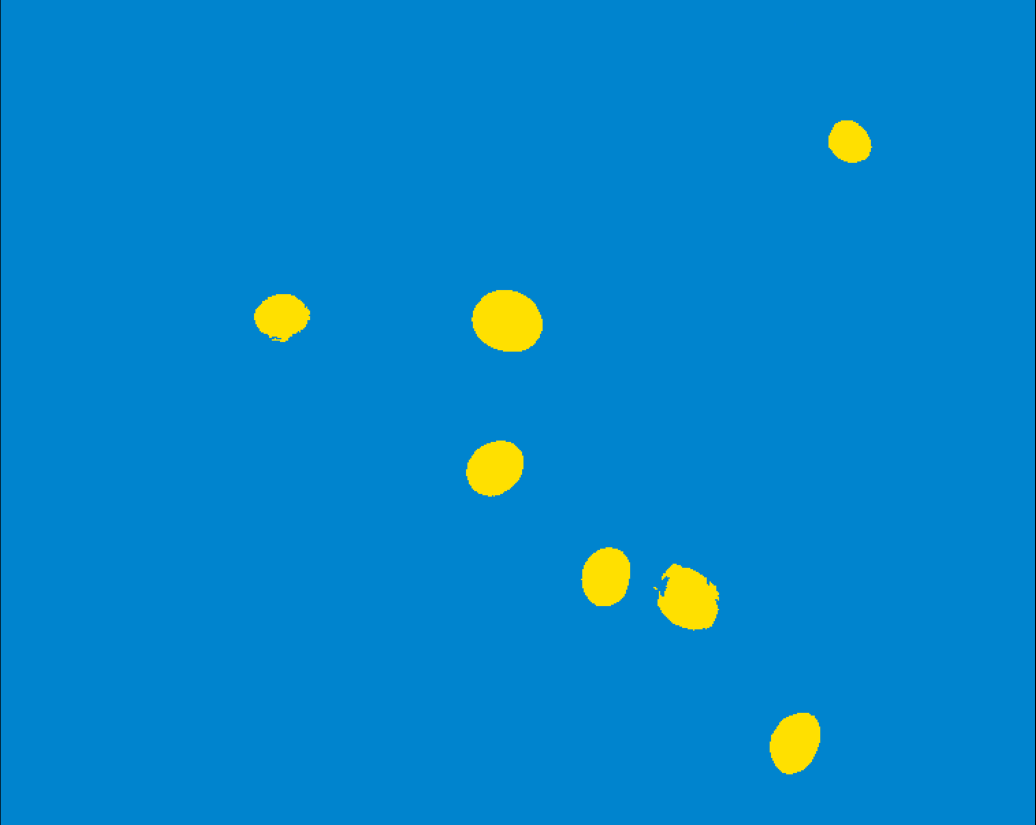
#> input picture H 4 B 40x FIXED.png, 3107 x 2475 px, given in place of H 7 A 40x.tif, which was not available (shown at 1/3 size)
$ python lab2_261_pipeline1.py   (older library calls are emulated)
#> lines starting #> are read from the running program, lines starting #| are printed output that depends on the picture; after the words box and inside, x2 and y2 are one past the last pixel; in counts of white or black regions, pixels touching at a corner belong together; pictures that were not available may be replaced by others from this repository, and a replacement may not be noted
import cv2
import numpy as np
from matplotlib import pyplot as plt
from skimage.feature import peak_local_max
from skimage.morphology import watershed
from scipy import ndimage
import argparse
import imutils


def general_testing():
   #get blue image
   #"./Desktop/COLLEGE/JUNIOR YEAR/02-261/lab2/LiveDead_imgs/MFGTMP_210413160001_A01f02d0.PNG"
   img_name = "./LiveDead_imgs/MFGTMP_210413160001_A01f02d0.PNG"
   img = cv2.imread(img_name, cv2.IMREAD_GRAYSCALE)
   img = img[:850,:]
   print(img.shape)

   #cv2.resize(img, (100,100))
   #cv2.imshow("image", img)
   #cv2.waitKey(0) # waits until a key is pressed
   #cv2.destroyAllWindows() # destroys the window showing image

   #global thresholding
   ret1, th1 = cv2.threshold(img, 127, 255, cv2.THRESH_BINARY)
   #ret2, th2 = cv2.threshold(img, 100, 255, cv2.THRESH_BINARY)
   #ret3, th3 = cv2.threshold(img, 127, 255, cv2.THRESH_BINARY_INV)

   #Otsu thresholding
   ret2,th2 = cv2.threshold(img,0,255,cv2.THRESH_BINARY+cv2.THRESH_OTSU)

   # Otsu's thresholding after Gaussian filtering
   blur = cv2.GaussianBlur(img,(5,5),0)
   ret3,th3 = cv2.threshold(blur,0,255,cv2.THRESH_BINARY+cv2.THRESH_OTSU)
   #USING GAUSSIAN BLUR - BEST RESULTS

   #print images
   img_list = [img, th1, th2, th3]
   img_titles = ["original", "global thresholding",
   "otsu thresholding", "otsu after gaussian"]
   plt.figure(figsize=(10, 10))
   for i in range(len(img_list)):
       plt.subplot(2,2,i+1),plt.imshow(img_list[i], cmap="gray")
       plt.title(img_titles[i])
       plt.xticks([]),plt.yticks([])

   plt.show()

#****** Pipeline 1 ******#
#7th image - MFGTMP_210413160001_A01f04d0.PNG
#first image - MFGTMP_210413160001_A01f02d0.PNG
img_name = "images/H 7 A 40x.tif"
img = cv2.imread(img_name) #cv2.IMREAD_GRAYSCALE)
#> img is the input picture: shape (2475, 3107, 3); mean B, G, R 201.7, 133.6, 5
img = cv2.cvtColor(img, cv2.COLOR_RGB2GRAY)
#> img: shape (2475, 3107)
print(img.shape)
#| (2475, 3107)

# Otsu's thresholding after Gaussian filtering
blur = cv2.GaussianBlur(img,(5,5),0)
ret1,th1 = cv2.threshold(blur,0,255,cv2.THRESH_BINARY+cv2.THRESH_OTSU)
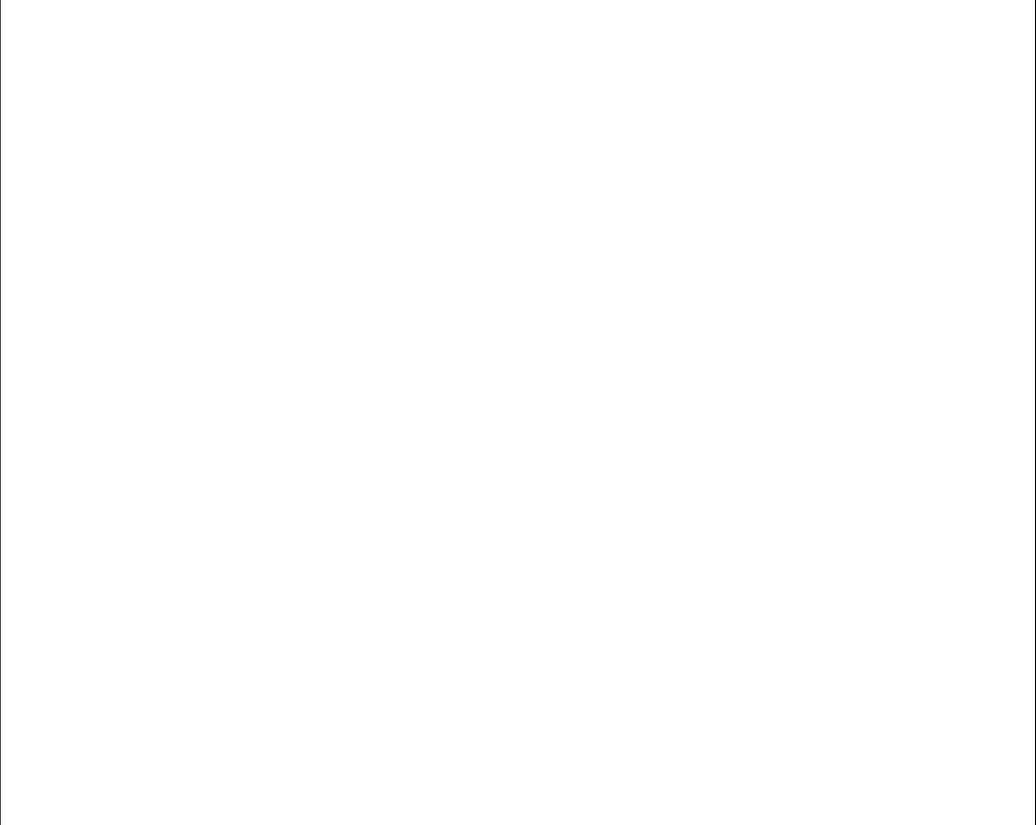
#> th1: shape (2475, 3107) (shown at 1/3 size); 99.9% white; 2 black regions
#> ret1 = 43
ret2,th2 = cv2.threshold(blur,0,255,cv2.THRESH_BINARY+cv2.THRESH_OTSU)
#> ret2 = 43


# watershedding
"""kernel = np.ones((3,3),np.uint8)
closing = cv2.morphologyEx(th1,cv2.MORPH_CLOSE, kernel, iterations = 1)
dist = cv2.distanceTransform(closing, cv2.DIST_L2, 3)
ret, dist1 = cv2.threshold(dist, 0.6*dist.max(), 255, 0)
markers = np.zeros(dist.shape, dtype=np.int32)
dist_8u = dist1.astype('uint8')
contours, _ = cv2.findContours(dist_8u, cv2.RETR_EXTERNAL, cv2.CHAIN_APPROX_SIMPLE)
for i in range(len(contours)):
   cv2.drawContours(markers, contours, i, (i+1), -1)
markers = cv2.circle(markers, (15,15), 5, len(contours)+1, -1)
#markers = cv2.watershed(img, markers)
#img[markers == -1] = [0,0,255]"""

#find contours
contours, hierarchy = cv2.findContours(th1,
   cv2.RETR_EXTERNAL, cv2.CHAIN_APPROX_NONE)
#> contours = 1 contour; box (x1, y1, x2, y2) and area: (2, 0, 3105, 2475) 7674348
cv2.drawContours(th2, contours, -1, (0, 0, 255), 3)
#> th2: shape (2475, 3107); 99.4% white; 1 black region, box (x1, y1, x2, y2) and area: (0, 0, 3107, 2475) 43332


img_list = [img, th1, th2]
img_titles = ["original", "otsu after gaussian", "contours"]#, "closing", "dist", "dist1", "markers"]
"""plt.figure(figsize=(8, 8))
for i in range(len(img_list)):
   plt.subplot(1,3,i+1),plt.imshow(img_list[i], cmap="gray")
   plt.title(img_titles[i])
   plt.xticks([]),plt.yticks([])"""


#watershedding (attempt 2)
# compute the exact Euclidean distance from every binary
# pixel to the nearest zero pixel, then find peaks in this
# distance map
D = ndimage.distance_transform_edt(th1)
localMax = peak_local_max(D, indices=False, min_distance=20,
	labels=th1)
#> localMax: shape (2475, 3107) bool; 0% white in thin lines or dots, all inside (x1, y1, x2, y2) = (1553, 20, 1554, 2441)
# perform a connected component analysis on the local peaks,
# using 8-connectivity, then appy the Watershed algorithm
markers = ndimage.label(localMax, structure=np.ones((3, 3)))[0]
#> markers: shape (2475, 3107) int32; 123 distinct labels, from 0 to 122
labels = watershed(-D, markers, mask=th1)
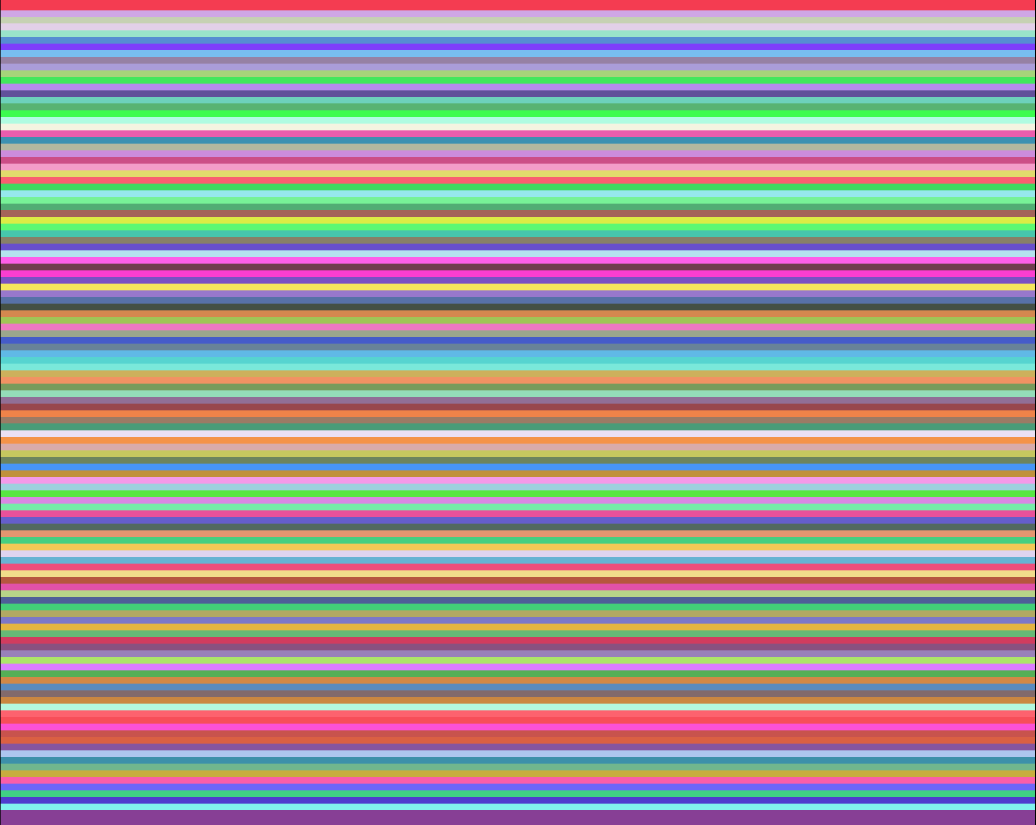
#> labels: shape (2475, 3107) int32 (shown at 1/3 size); 123 distinct labels, from 0 to 122; one colour per label, 0 black
print("[INFO] {} unique segments found".format(len(np.unique(labels)) - 1))
#| [INFO] 122 unique segments found

# loop over the unique labels returned by the Watershed
# algorithm

#gray = cv2.cvtColor(img, cv2.COLOR_BGR2GRAY)
for label in np.unique(labels):
	# if the label is zero, we are examining the 'background'
	# so simply ignore it
	if label == 0:
		continue
	# otherwise, allocate memory for the label region and draw
	# it on the mask

	mask = np.zeros(img.shape, dtype="uint8")
	mask[labels == label] = 255
	# detect contours in the mask and grab the largest one
	cnts = cv2.findContours(mask.copy(), cv2.RETR_EXTERNAL,
		cv2.CHAIN_APPROX_SIMPLE)
	cnts = imutils.grab_contours(cnts)
	c = max(cnts, key=cv2.contourArea)
	# draw a circle enclosing the object
	((x, y), r) = cv2.minEnclosingCircle(c)
	cv2.circle(img, (int(x), int(y)), int(r), (255, 0, 0), 2)
#> this loop made 123 passes
#> (c, y, r) on passes 2 to 12: ([[2, 0], [2, 30], [3104, 30], [3104, 0]], 15, 1551.1), ([[2, 31], [2, 50], [3104, 50], [3104, 31]], 40.5, 1551), ([[2, 51], [2, 69], [3104, 69], [3104, 51]], 60, 1551), ([[2, 70], [2, 90], [3104, 90], [3104, 70]], 80, 1551), ([[2, 91], [2, 110], [3104, 110], [3104, 91]], 100.5, 1551), ([[2, 111], [2, 130], [3104, 130], [3104, 111]], 120.5, 1551), ([[2, 131], [2, 149], [3104, 149], [3104, 131]], 140, 1551), ([[2, 150], [2, 170], [3104, 170], [3104, 150]], 160, 1551), ([[2, 171], [2, 190], [3104, 190], [3104, 171]], 180.5, 1551), ([[2, 191], [2, 210], [3104, 210], [3104, 191]], 200.5, 1551), ([[2, 211], [2, 230], [3104, 230], [3104, 211]], 220.5, 1551)
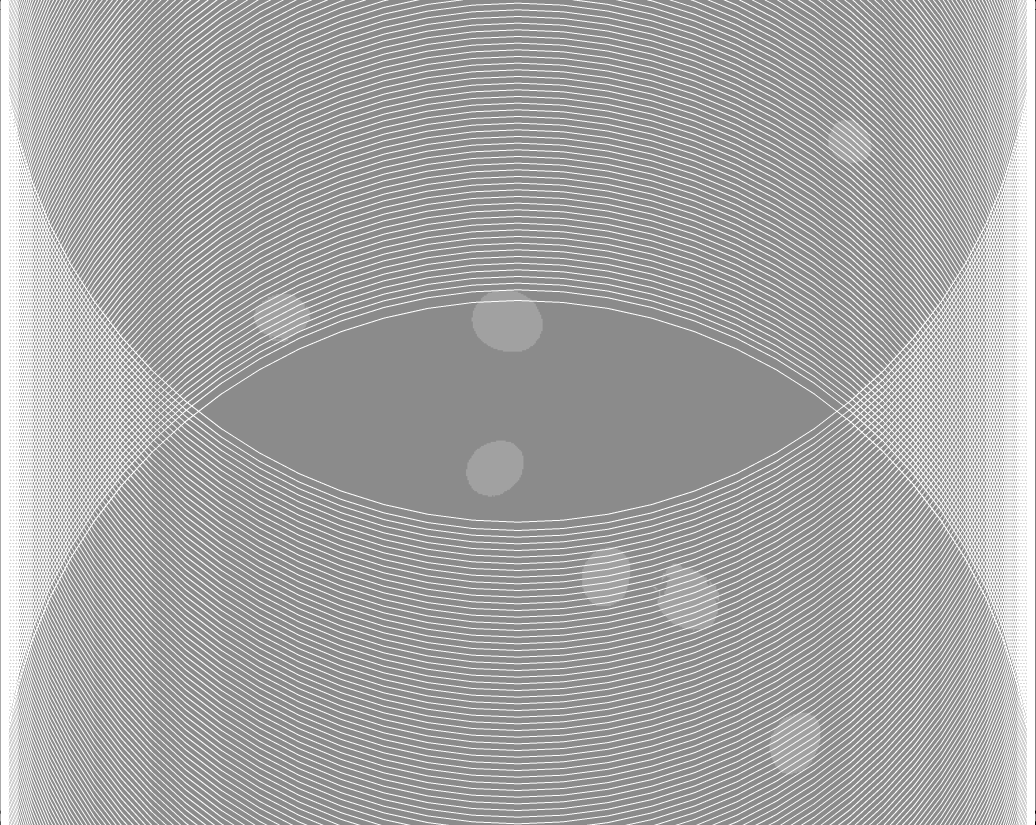
#> img: shape (2475, 3107) (shown at 1/3 size); min 0, max 255, mean 165.8
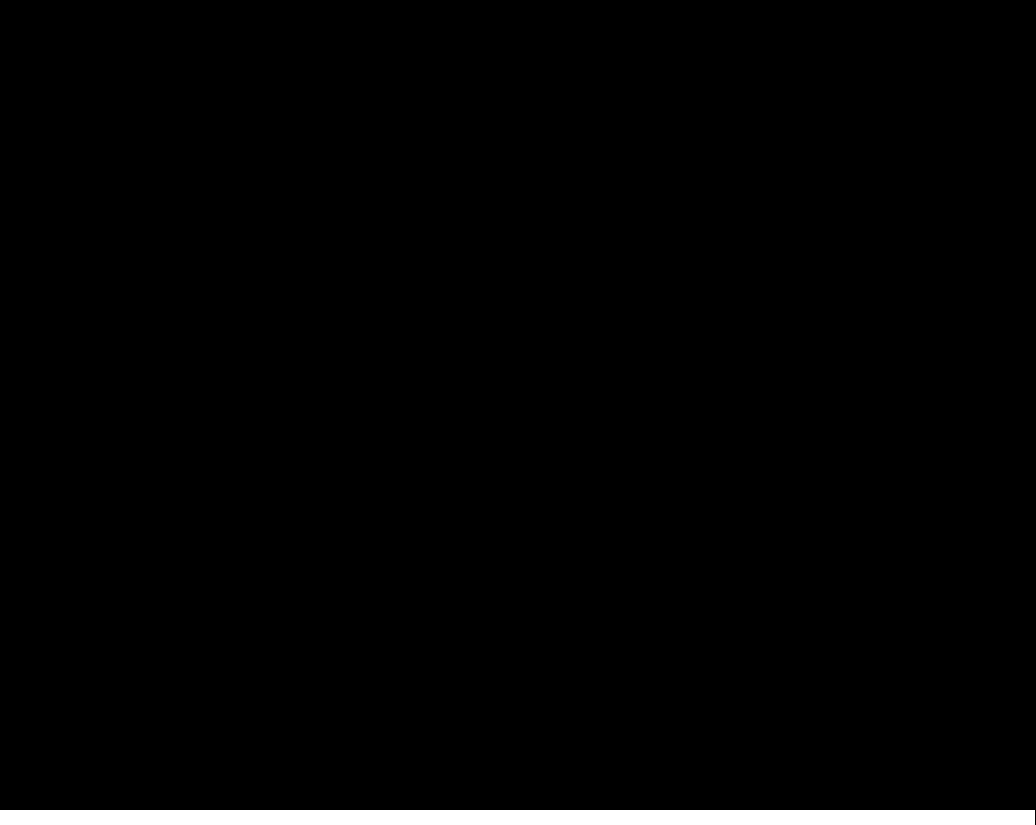
#> mask: shape (2475, 3107) (shown at 1/3 size); 1.8% white; 1 white region, box (x1, y1, x2, y2) and area: (2, 2430, 3105, 2475) 139635
	#cv2.putText(img, "#{}".format(label), (int(x) - 10, int(y)),
		#cv2.FONT_HERSHEY_SIMPLEX, 0.6, (0, 0, 255), 2)
# show the output image

print("contours", len(contours))
#| contours 1
print("labels", len(np.unique(labels)))
#| labels 123
cv2.imshow("Output", img)
cv2.waitKey(0)


#this is the number of cells, the number of things with contour boundaries (only thresholding)
cv2.imshow('image', th1)
cv2.waitKey(0)

#get red img count
red_img_name = "images/H 7 A 40x.tif"
red_img = cv2.imread(red_img_name) #cv2.IMREAD_GRAYSCALE)
red_img = cv2.cvtColor(red_img, cv2.COLOR_RGB2GRAY)
red_img = red_img[:850,:]
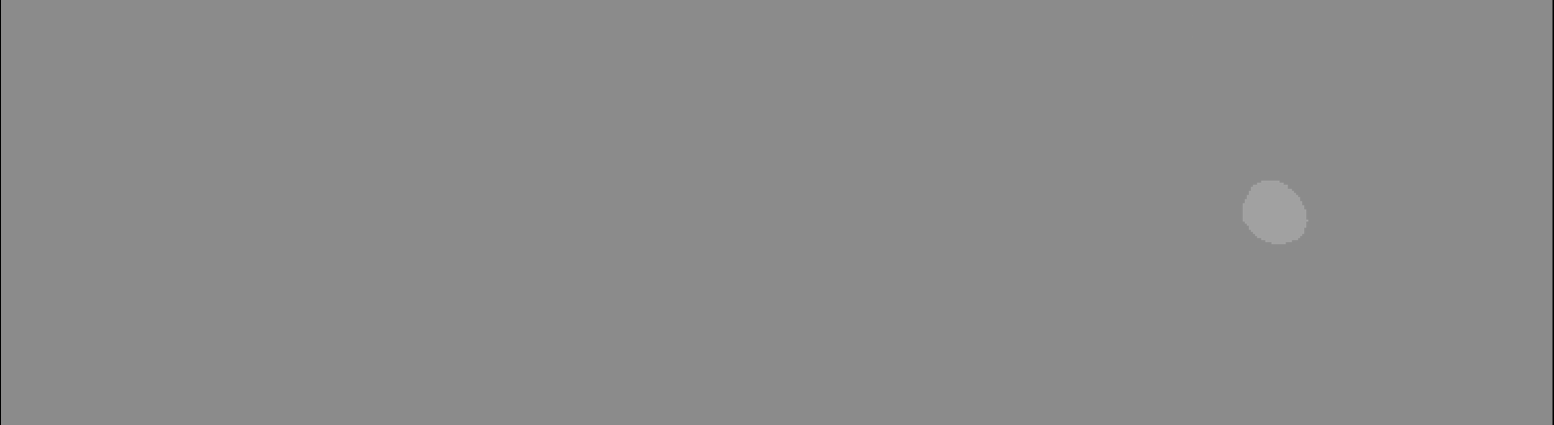
#> red_img: shape (850, 3107) (shown at 1/2 size); min 0, max 171, mean 138.9
labels_used = set()
red_bright_spots = 0
red_spot_coords = []
for x in range(len(labels)):
   for y in range(len(labels[0])):
       label = labels[x,y]
       if label == 0:
           continue
#> (the run stopped early here; a loop or call above may not have finished)
